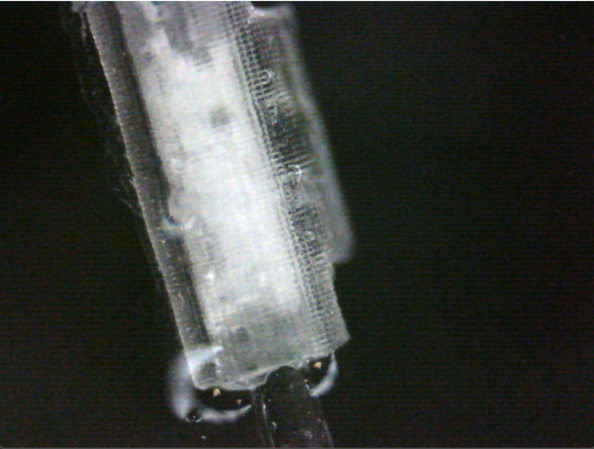
#> input picture img.png, 1187 x 897 px (shown at 1/2 size)
$ python -i Image_process.py   (imports and definitions only)
#> lines starting #> are read from the running program, lines starting #| are printed output that depends on the picture; after the words box and inside, x2 and y2 are one past the last pixel; in counts of white or black regions, pixels touching at a corner belong together
#> further down, picture is the input picture: shape (897, 1187, 3); mean B, G, R 56, 60.9, 58
import cv2


def FindTarget(img):
    cx = cy = 0
    # cv2.imshow('myPicture', img)
    img_gray = cv2.cvtColor(img, cv2.COLOR_BGR2GRAY)
    # cv2.imshow("gray", img_gray)
    _, binary = cv2.threshold(img_gray, 100, 255, cv2.THRESH_BINARY)
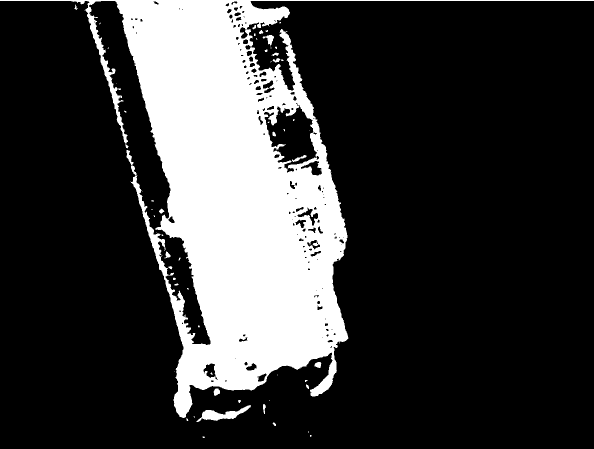
#> binary: shape (897, 1187) (shown at 1/2 size); 22.1% white; 63 white regions (40 under 20 px)
    binary_G = cv2.GaussianBlur(binary, (3, 3), 15)
    # cv2.imshow("binary_G", binary_G)
    # 获取轮廓  cv2.RETR_EXTERNAL   cv2.RETR_TREE
    contours, hierarchy = cv2.findContours(binary_G, cv2.RETR_EXTERNAL, cv2.CHAIN_APPROX_NONE)
#> contours = 39 contours, 14 with area under 20; largest, box (x1, y1, x2, y2) and area: (0, 0, 1187, 843) 250932, (392, 809, 503, 845) 1512, (524, 69, 549, 98) 296, (426, 776, 441, 793) 174, (628, 723, 644, 737) 156
    # # 画出轮廓
    draw_img = img.copy()
    for i, contour in enumerate(contours):
        area = cv2.contourArea(contour)  # 求轮廓的面积，得到第几个轮廓的面积
        # cv2.drawContours(draw_img, contours, i, (0, 0, 255), -1)
        if area > 30000:
            cv2.drawContours(draw_img, contours, i, (0, 0, 255), -1)
            M = cv2.moments(contours[i])  # 求矩
            cx = int(M['m10'] / M['m00'])  # 求x坐标
            cy = int(M['m01'] / M['m00'])  # 求y坐标
            print(cx, cy)
            # f.write(str(cx)+' '+str(cy)+'\n')
            draw_img = cv2.circle(draw_img, (cx, cy), 2, (0, 255, 0), 4)  # 画出重心
#> this loop made 39 passes
#> (area, cx, cy) on pass 39: (250932.5, 474, 380)
#> area on passes 1, 4, 6, 7, 9, 10: 22.5, 49, 1511.5, 105, 41, 174
#| 474 380
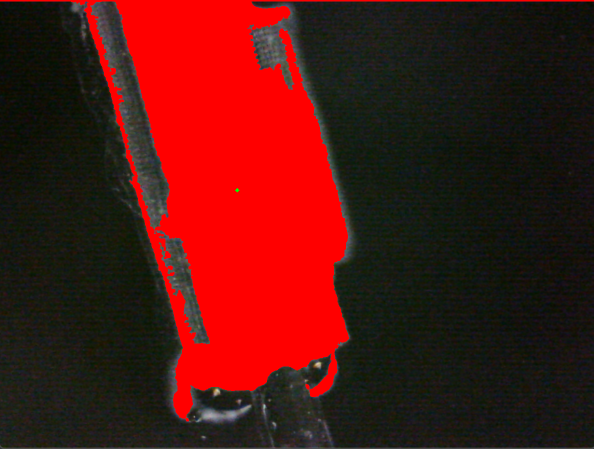
#> draw_img: shape (897, 1187, 3) (shown at 1/2 size); mean B, G, R 16.6, 21.5, 80.7
    # [6 lines of commented-out code are left out]
    return draw_img, cx, cy

>>> import cv2
>>> picture = cv2.imread('img.png')
>>> result = FindTarget(picture)
